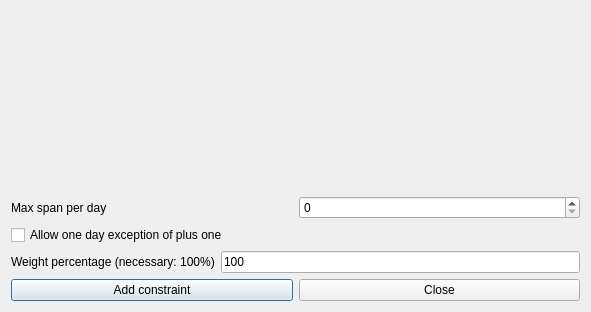
<?xml version="1.0" encoding="UTF-8"?>
<ui version="4.0">
 <class>AddConstraintTeachersMaxSpanPerRealDayForm_template</class>
 <widget class="QDialog" name="AddConstraintTeachersMaxSpanPerRealDayForm_template">
  <property name="geometry">
   <rect>
    <x>0</x>
    <y>0</y>
    <width>591</width>
    <height>312</height>
   </rect>
  </property>
  <property name="windowTitle">
   <string extracomment="This is the title of the dialog to add a new constraint of this type">Add teachers max span per real day</string>
  </property>
  <layout class="QGridLayout" name="gridLayout">
   <item row="0" column="0">
    <spacer name="spacer2">
     <property name="orientation">
      <enum>Qt::Vertical</enum>
     </property>
     <property name="sizeType">
      <enum>QSizePolicy::Expanding</enum>
     </property>
     <property name="sizeHint" stdset="0">
      <size>
       <width>20</width>
       <height>71</height>
      </size>
     </property>
    </spacer>
   </item>
   <item row="1" column="0">
    <layout class="QHBoxLayout" name="horizontalLayout">
     <item>
      <widget class="QLabel" name="textLabel1">
       <property name="text">
        <string>Max span per day</string>
       </property>
       <property name="wordWrap">
        <bool>false</bool>
       </property>
      </widget>
     </item>
     <item>
      <widget class="QSpinBox" name="maxSpanSpinBox"/>
     </item>
    </layout>
   </item>
   <item row="2" column="0">
    <widget class="QCheckBox" name="exceptionCheckBox">
     <property name="text">
      <string comment="It is for max span per day, means that in one day the teacher is allowed to have max span + 1">Allow one day exception of plus one</string>
     </property>
    </widget>
   </item>
   <item row="3" column="0">
    <layout class="QHBoxLayout" name="horizontalLayout_2">
     <item>
      <widget class="QLabel" name="weightTextLabel">
       <property name="frameShape">
        <enum>QFrame::NoFrame</enum>
       </property>
       <property name="frameShadow">
        <enum>QFrame::Plain</enum>
       </property>
       <property name="text">
        <string>Weight percentage (necessary: 100%)</string>
       </property>
       <property name="wordWrap">
        <bool>false</bool>
       </property>
      </widget>
     </item>
     <item>
      <widget class="QLineEdit" name="weightLineEdit">
       <property name="text">
        <string notr="true">100</string>
       </property>
      </widget>
     </item>
    </layout>
   </item>
   <item row="4" column="0">
    <layout class="QHBoxLayout">
     <item>
      <widget class="QPushButton" name="addConstraintPushButton">
       <property name="text">
        <string>Add constraint</string>
       </property>
      </widget>
     </item>
     <item>
      <widget class="QPushButton" name="closePushButton">
       <property name="text">
        <string>Close</string>
       </property>
      </widget>
     </item>
    </layout>
   </item>
  </layout>
 </widget>
 <layoutdefault spacing="6" margin="11"/>
 <resources/>
 <connections/>
</ui>
